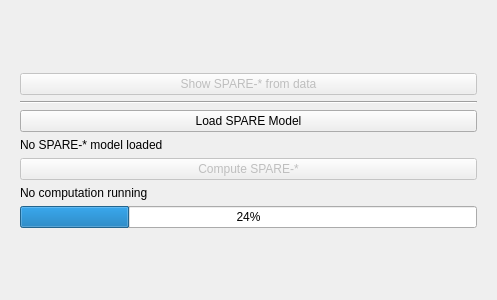
<?xml version="1.0" encoding="UTF-8"?>
<ui version="4.0">
 <class>Form</class>
 <widget class="QWidget" name="Form">
  <property name="geometry">
   <rect>
    <x>0</x>
    <y>0</y>
    <width>497</width>
    <height>300</height>
   </rect>
  </property>
  <property name="windowTitle">
   <string>Compute SPAREs</string>
  </property>
  <layout class="QVBoxLayout" name="verticalLayout_2">
   <item>
    <widget class="QStackedWidget" name="stackedWidget">
     <property name="styleSheet">
      <string notr="true"/>
     </property>
     <property name="currentIndex">
      <number>0</number>
     </property>
     <widget class="QWidget" name="page">
      <layout class="QVBoxLayout" name="verticalLayout_3">
       <item>
        <spacer name="verticalSpacer_2">
         <property name="orientation">
          <enum>Qt::Vertical</enum>
         </property>
         <property name="sizeHint" stdset="0">
          <size>
           <width>20</width>
           <height>40</height>
          </size>
         </property>
        </spacer>
       </item>
       <item>
        <widget class="QPushButton" name="show_SPARE_scores_from_data_Btn">
         <property name="enabled">
          <bool>false</bool>
         </property>
         <property name="text">
          <string>Show SPARE-* from data</string>
         </property>
        </widget>
       </item>
       <item>
        <widget class="Line" name="line">
         <property name="orientation">
          <enum>Qt::Horizontal</enum>
         </property>
        </widget>
       </item>
       <item>
        <widget class="QPushButton" name="load_SPARE_model_Btn">
         <property name="text">
          <string>Load SPARE Model</string>
         </property>
        </widget>
       </item>
       <item>
        <widget class="QLabel" name="SPARE_model_info">
         <property name="text">
          <string>No SPARE-* model loaded</string>
         </property>
        </widget>
       </item>
       <item>
        <widget class="QPushButton" name="compute_SPARE_scores_Btn">
         <property name="enabled">
          <bool>false</bool>
         </property>
         <property name="text">
          <string>Compute SPARE-*</string>
         </property>
         <property name="checkable">
          <bool>true</bool>
         </property>
         <property name="checked">
          <bool>false</bool>
         </property>
        </widget>
       </item>
       <item>
        <widget class="QLabel" name="SPARE_computation_info">
         <property name="text">
          <string>No computation running</string>
         </property>
        </widget>
       </item>
       <item>
        <widget class="QProgressBar" name="factorial_progressBar">
         <property name="value">
          <number>24</number>
         </property>
        </widget>
       </item>
       <item>
        <spacer name="verticalSpacer">
         <property name="orientation">
          <enum>Qt::Vertical</enum>
         </property>
         <property name="sizeHint" stdset="0">
          <size>
           <width>20</width>
           <height>40</height>
          </size>
         </property>
        </spacer>
       </item>
      </layout>
     </widget>
     <widget class="QWidget" name="page_2">
      <layout class="QVBoxLayout" name="verticalLayout">
       <item>
        <layout class="QHBoxLayout" name="horizontalLayout_3">
         <item>
          <widget class="QLabel" name="label">
           <property name="text">
            <string>SPARE-*</string>
           </property>
          </widget>
         </item>
         <item>
          <widget class="QPushButton" name="load_other_model_Btn">
           <property name="text">
            <string>Load other model</string>
           </property>
          </widget>
         </item>
         <item>
          <widget class="QPushButton" name="add_to_dataframe_Btn">
           <property name="text">
            <string>Add to DataFrame</string>
           </property>
          </widget>
         </item>
        </layout>
       </item>
      </layout>
     </widget>
    </widget>
   </item>
  </layout>
 </widget>
 <resources/>
 <connections/>
</ui>
